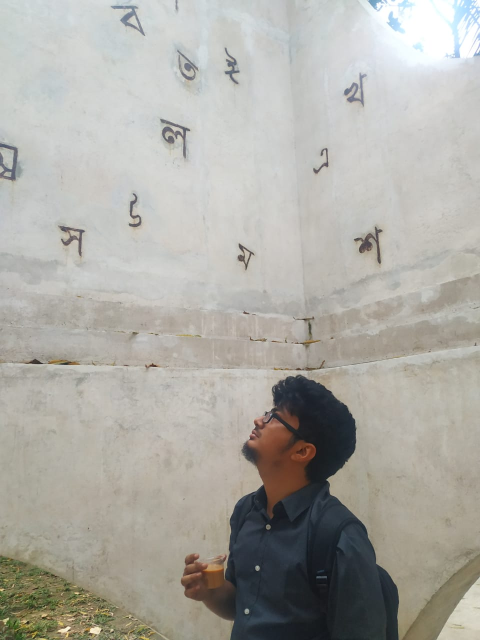
#> input picture resources/img1.jpeg, 960 x 1280 px (shown at 1/2 size)
$ python color_detection.py
#> lines starting #> are read from the running program, lines starting #| are printed output that depends on the picture; after the words box and inside, x2 and y2 are one past the last pixel; in counts of white or black regions, pixels touching at a corner belong together
import cv2
import numpy as np
import os
print("imports done")

def empty(a):
    pass

cv2.namedWindow("TrackBars")
cv2.resizeWindow("TrackBars",640,240)
cv2.createTrackbar("Hue min","TrackBars",0,179,empty)
cv2.createTrackbar("Hue max","TrackBars",179,179,empty)
cv2.createTrackbar("sat min","TrackBars",0,255,empty)
cv2.createTrackbar("sat max","TrackBars",255,255,empty)
cv2.createTrackbar("val min","TrackBars",0,255,empty)
cv2.createTrackbar("val max","TrackBars",142,255,empty)

while True:

    h_min=cv2.getTrackbarPos("Hue min","TrackBars")
    h_max = cv2.getTrackbarPos("Hue max", "TrackBars")
    s_min = cv2.getTrackbarPos("sat min", "TrackBars")
    s_max = cv2.getTrackbarPos("sat max", "TrackBars")
    v_min = cv2.getTrackbarPos("val min", "TrackBars")
    v_max = cv2.getTrackbarPos("val max", "TrackBars")
    print(v_min,v_max)


    img_path = os.path.join(os.path.dirname(__file__), 'resources', 'img1.jpeg')
    print(img_path)
    img = cv2.imread(img_path)
#> img is the input picture: shape (1280, 960, 3); mean B, G, R 163.9, 170.3, 172
    img = cv2.imread(img_path)
    img = cv2.resize(img,(640,480))
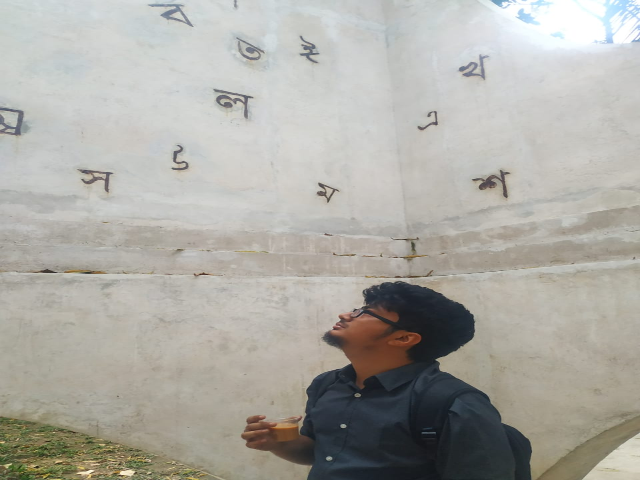
#> img: shape (480, 640, 3); mean B, G, R 163.8, 170.3, 171.9

    imgHSV=cv2.cvtColor(img,cv2.COLOR_BGR2HSV)
#> imgHSV: shape (480, 640, 3); mean H, S, V 42.9, 24.2, 174.4

    lower=np.array([h_min,s_min,v_min])
    upper = np.array([h_max, s_max, v_max])
    mask=cv2.inRange(imgHSV,lower,upper)
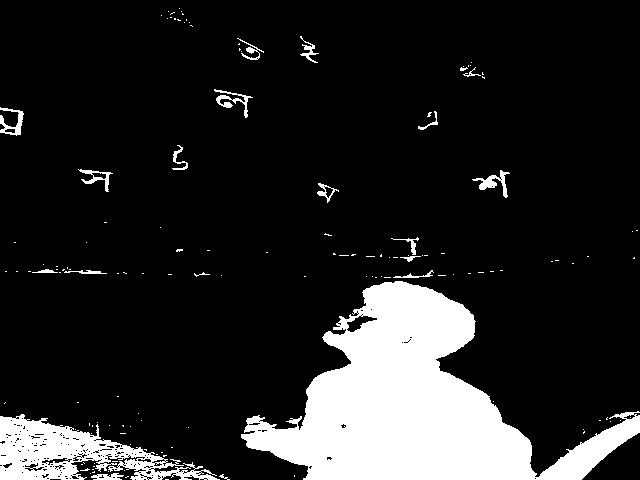
#> mask: shape (480, 640); 14.6% white; 141 white regions (120 under 20 px), largest, box (x1, y1, x2, y2) and area: (241, 281, 640, 480) 35546, (0, 414, 220, 480) 6493, (472, 170, 510, 198) 317
    img_result=cv2.bitwise_and(img,img,mask=mask)
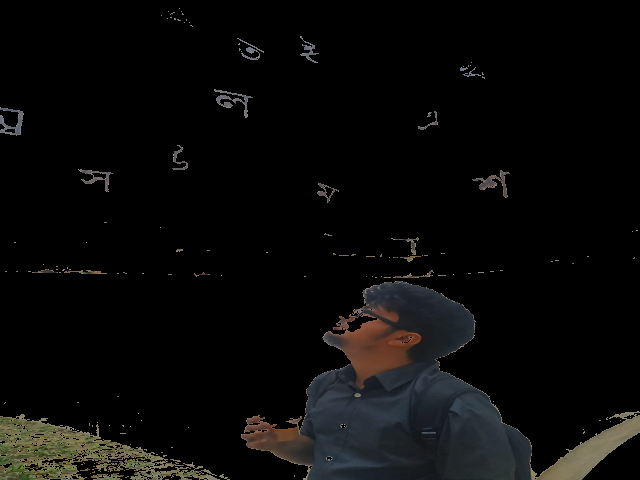
#> img_result: shape (480, 640, 3); mean B, G, R 8.6, 9.4, 9.6
    cv2.imshow("normal", img)
    cv2.imshow("HSV", imgHSV)
    cv2.imshow("mask",mask)
    cv2.imshow("result",img_result)
    cv2.waitKey(1)

$ run again, with resources/gif.jpg copied over resources/img1.jpeg
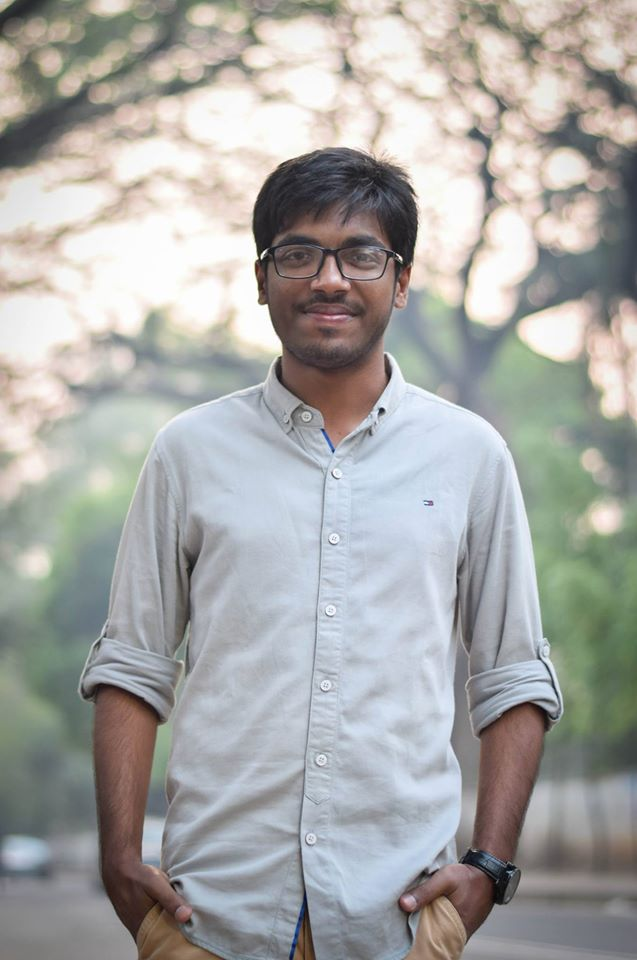
#> input picture resources/gif.jpg, 637 x 960 px
#> img is the input picture: shape (960, 637, 3); mean B, G, R 165.1, 167.5, 167.6
#> img: shape (480, 640, 3)
#> imgHSV: shape (480, 640, 3); mean H, S, V 63.7, 29.5, 176.7
#> `mask=cv2.inRange(imgHSV,lower,upper)`:
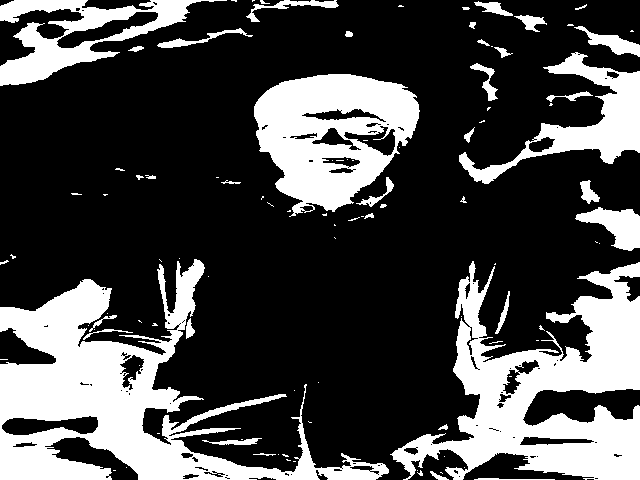
#> mask: shape (480, 640); 28.3% white; 102 white regions (62 under 20 px), largest, box (x1, y1, x2, y2) and area: (0, 259, 389, 480) 29077, (390, 261, 640, 480) 24318, (254, 74, 420, 217) 14302
#> `img_result=cv2.bitwise_and(img,img,mask=mask)`:
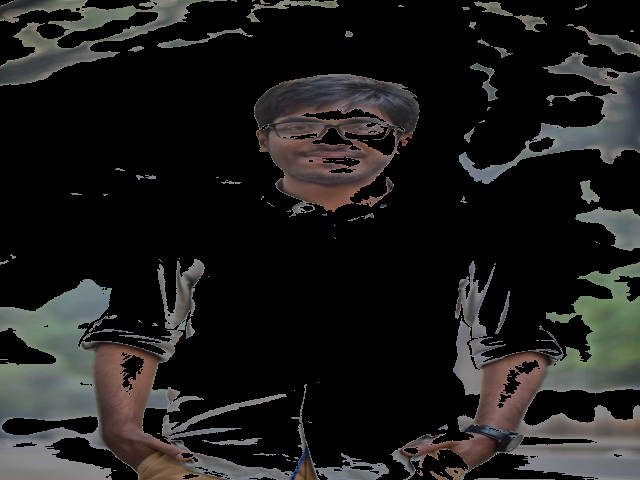
#> img_result: shape (480, 640, 3); mean B, G, R 27.5, 28.7, 29.4

$ run again, with resources/img2.jpg copied over resources/img1.jpeg
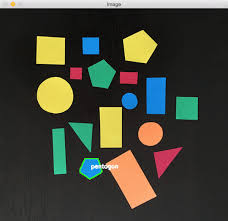
#> input picture resources/img2.jpg, 228 x 221 px
#> img is the input picture: shape (221, 228, 3); mean B, G, R 54.9, 66.6, 65.3
#> img: shape (480, 640, 3)
#> imgHSV: shape (480, 640, 3); mean H, S, V 36.8, 57.1, 76.6
#> `mask=cv2.inRange(imgHSV,lower,upper)`:
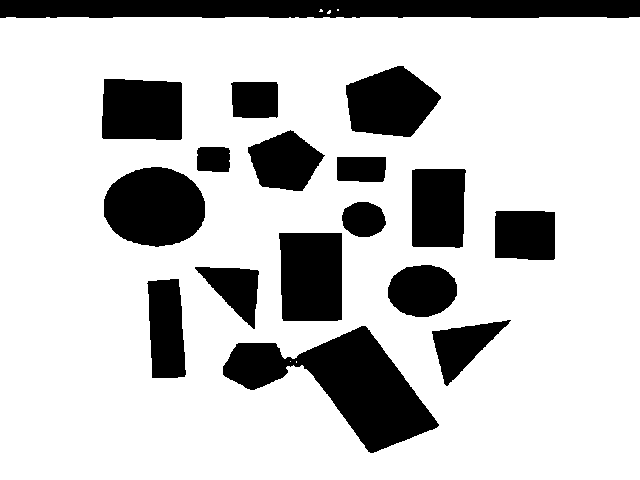
#> mask: shape (480, 640); 77.6% white; 17 black regions, largest, box (x1, y1, x2, y2) and area: (223, 326, 439, 453) 11403, (0, 0, 640, 18) 11099, (104, 167, 205, 247) 6352
#> `img_result=cv2.bitwise_and(img,img,mask=mask)`:
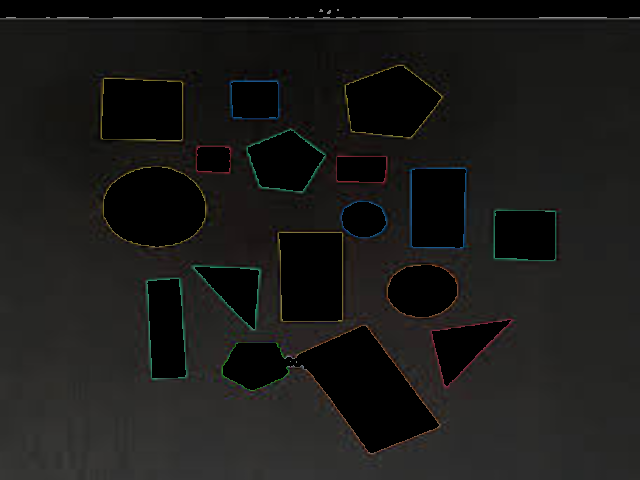
#> img_result: shape (480, 640, 3); mean B, G, R 24.6, 26.2, 26.6
